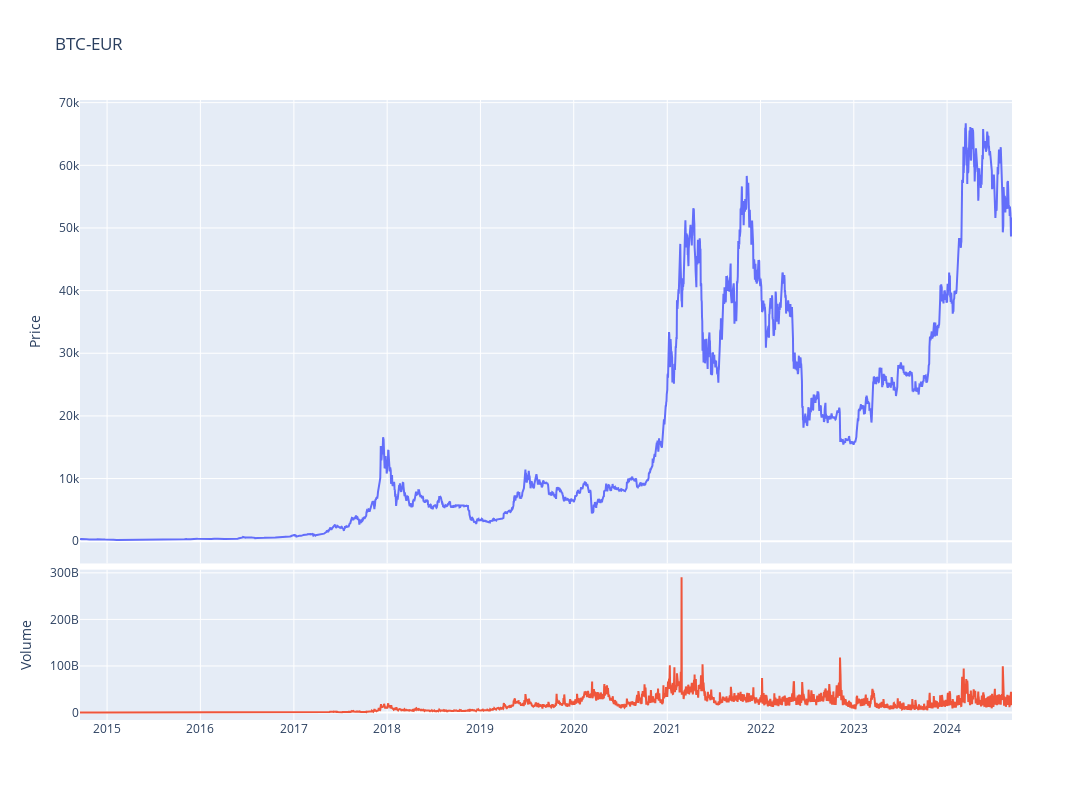

The code cell stored with this chart in its notebook:
### Code cell
fig = make_subplots(rows=4, cols=1,shared_xaxes=True,vertical_spacing=0.01,specs=[[{'rowspan':3,'colspan':1}],[None],[None],[{'rowspan':1,'colspan':1}]])

# Graph (1,1)
fig.add_trace(go.Scatter(x=stock_ticker.index,y=stock_ticker['Adj Close'],mode="lines",name=f"{ticker}"),row=1, col=1)
# Update xaxis properties
fig.update_yaxes(title_text="Price", row=1, col=1)

# Graph (4,1)
fig.add_trace(go.Scatter(x=stock_ticker.index,y=stock_ticker['Volume'],mode="lines",name='Volume'),row=4, col=1)
fig.update_yaxes(title_text="Volume", row=4, col=1)

fig.update_layout(height=800, width=1300,showlegend=False,title=f"{ticker}")

fig.show()

### Figure 1 — Plotly figure (JSON) as saved in the notebook; plotly's stock layout.template omitted (floating-point values rounded to 4 significant figures; data arrays with more than 128 entries replaced by an {"elided": "..."} marker saying what was removed)
{"data": [{"mode": "lines", "name": "BTC-EUR", "type": "scatter", "x": {"elided": "3648 str values"}, "xaxis": "x", "y": {"elided": "3648 float values"}, "yaxis": "y"}, {"mode": "lines", "name": "Volume", "type": "scatter", "x": {"elided": "3648 str values"}, "xaxis": "x2", "y": {"elided": "3648 int values"}, "yaxis": "y2"}], "layout": {"height": 800, "showlegend": false, "title": {"text": "BTC-EUR"}, "width": 1300, "xaxis": {"anchor": "y", "domain": [0, 1], "matches": "x2", "showticklabels": false}, "xaxis2": {"anchor": "y2", "domain": [0, 1]}, "yaxis": {"anchor": "x", "domain": [0.2525, 1], "title": {"text": "Price"}}, "yaxis2": {"anchor": "x2", "domain": [0, 0.2425], "title": {"text": "Volume"}}}}
